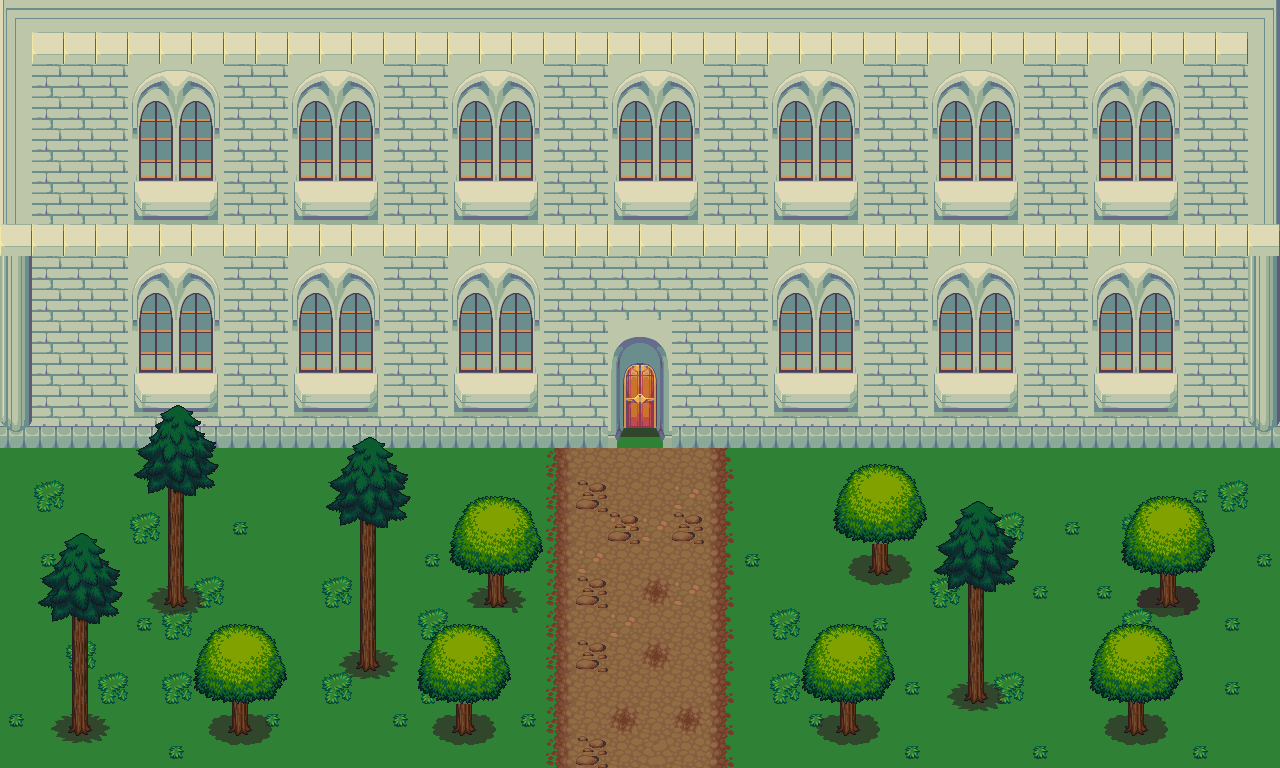

Below is a game level as drawn by its tile map, then a one-line description and the .tmx that defines it (tile-layer data replaced by summaries):
An orthogonal 40x24 tile map with 32x32 px tiles, 6 tile layers (Chão, ChãoGraminhas, Árvores, arvore, ...), 6 tilesets and 20 objects (14x arvore, 5x platform, porta).

<map version="1.10" tiledversion="1.10.2" orientation="orthogonal" renderorder="right-down" width="40" height="24" tilewidth="32" tileheight="32" infinite="0" nextlayerid="10" nextobjectid="32">
 <tileset firstgid="1" name="grass" tilewidth="32" tileheight="32" tilecount="18" columns="3">
  <image source="grass.png" width="96" height="192" />
 </tileset>
 <tileset firstgid="19" name="dirt2" tilewidth="32" tileheight="32" tilecount="18" columns="3">
  <image source="dirt2.png" width="96" height="192" />
 </tileset>
 <tileset firstgid="37" name="treetop" tilewidth="32" tileheight="32" tilecount="42" columns="6">
  <image source="treetop.png" width="192" height="224" />
 </tileset>
 <tileset firstgid="79" name="trunk" tilewidth="32" tileheight="32" tilecount="18" columns="6">
  <image source="trunk.png" width="192" height="96" />
 </tileset>
 <tileset firstgid="97" name="castle_outside" tilewidth="32" tileheight="32" tilecount="187" columns="17">
  <image source="castle_outside.png" width="544" height="352" />
 </tileset>
 <tileset firstgid="284" name="barrel" tilewidth="32" tileheight="32" tilecount="8" columns="4">
  <image source="barrel.png" width="128" height="64" />
 </tileset>
 <layer id="1" name="Chão" width="40" height="24">
  <data>[960 cells, 960 non-empty, 1 distinct tile ids]</data>
 </layer>
 <layer id="2" name="ChãoGraminhas" width="40" height="24">
  <data>[960 cells, 113 non-empty, 9 distinct tile ids]</data>
 </layer>
 <layer id="3" name="Árvores" width="40" height="24">
  <data>[960 cells, 126 non-empty, 30 distinct tile ids]</data>
 </layer>
 <layer id="4" name="arvore" width="40" height="24">
  <data>[960 cells, 78 non-empty, 22 distinct tile ids]</data>
 </layer>
 <layer id="5" name="Mansao" width="40" height="24">
  <data>[960 cells, 520 non-empty, 28 distinct tile ids]</data>
 </layer>
 <layer id="7" name="ARVORE2.0" width="40" height="24">
  <data>[960 cells, 140 non-empty, 26 distinct tile ids]</data>
 </layer>
 <objectgroup id="8" name="arvore">
  <object id="2" name="arvore" type="arvore" x="447.667" y="495" width="95.3333" height="112.333" />
  <object id="3" name="arvore" type="arvore" x="414.667" y="626" width="96.6667" height="118.667" />
  <object id="4" name="arvore" type="arvore" x="361.333" y="516" width="16" height="154" />
  <object id="6" name="arvore" type="arvore" x="330" y="437.333" width="76" height="79.3333" />
  <object id="7" name="arvore" type="arvore" x="170" y="406.667" width="13.3333" height="197.333" />
  <object id="9" name="arvore" type="arvore" x="140.667" y="406.667" width="72" height="86" />
  <object id="10" name="arvore" type="arvore" x="56" y="535.333" width="62.6667" height="85.3333" />
  <object id="12" name="arvore" type="arvore" x="71.3333" y="619.333" width="17.3333" height="115.333" />
  <object id="14" name="arvore" type="arvore" x="804" y="626" width="86" height="110" />
  <object id="15" name="arvore" type="arvore" x="965.333" y="588" width="21.3333" height="110" />
  <object id="16" name="arvore" type="arvore" x="941.333" y="502" width="70" height="78.6667" />
  <object id="18" name="arvore" type="arvore" x="834" y="466.667" width="89.3333" height="106" />
  <object id="19" name="arvore" type="arvore" x="1092" y="627.333" width="88.6667" height="108.667" />
  <object id="20" name="arvore" type="arvore" x="1116.67" y="496.667" width="92.6667" height="111.333" />
 </objectgroup>
 <objectgroup id="9" name="platform">
  <object id="25" name="platform" type="platform" x="-2.66667" y="769.333" width="1284" height="24" />
  <object id="26" name="platform" type="platform" x="-17.3333" y="448" width="13.3333" height="321.333" />
  <object id="27" name="platform" type="platform" x="1280" y="449.333" width="18.6667" height="320" />
  <object id="28" name="platform" type="platform" x="2.66667" y="446.667" width="612" height="4" />
  <object id="29" name="platform" type="platform" x="661.333" y="434.667" width="617.333" height="9.33333" />
  <object id="31" name="porta" type="porta" x="608.667" y="335" width="64" height="98.6667" />
 </objectgroup>
</map>
